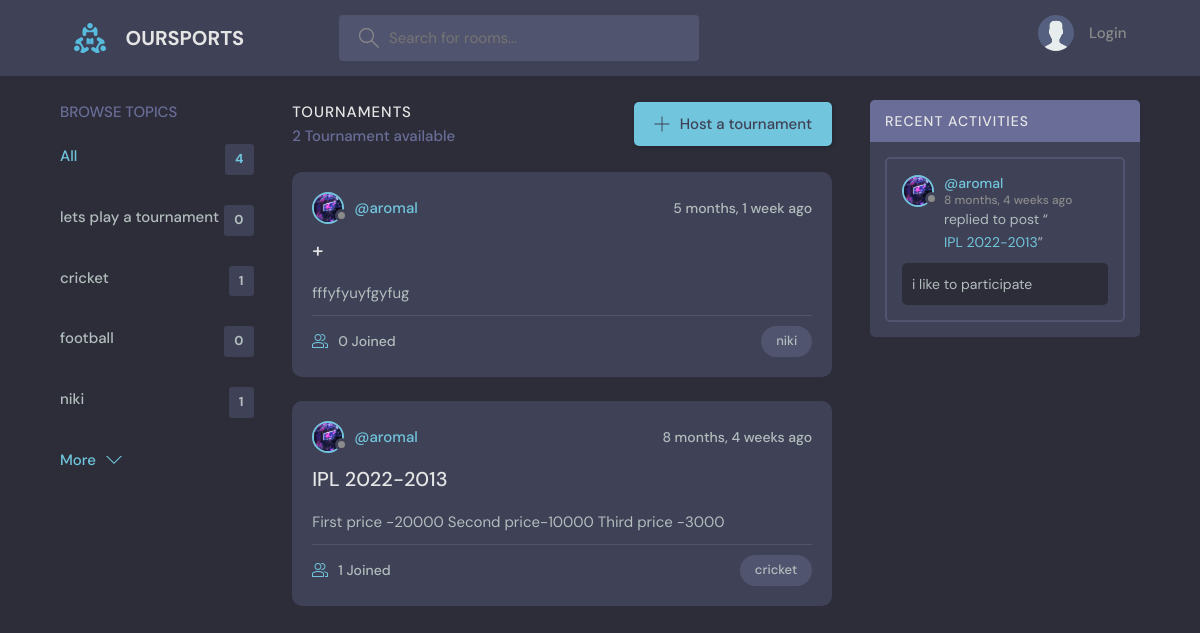
The app's page /, older data.
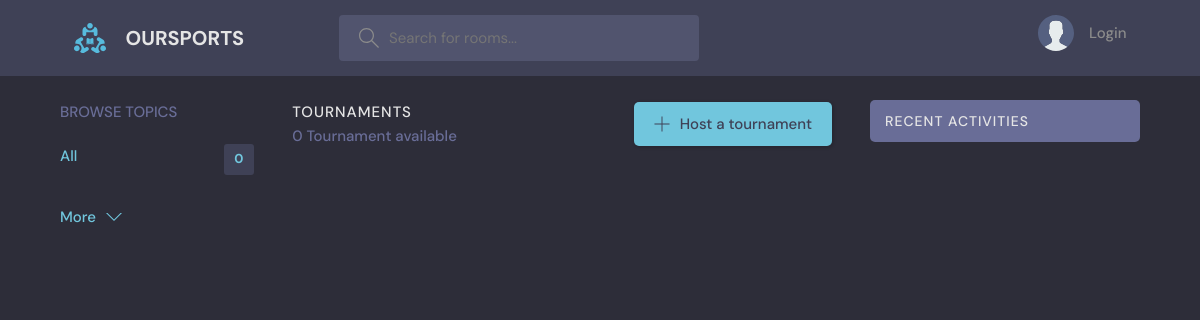
The same page, newer data.
### base/models.py (models this page shows, shortened)
class Topic(models.Model):
    name = models.CharField(max_length=200)

class Room(models.Model):
    host = models.ForeignKey(User,on_delete=models.SET_NULL,null=True)
    topic = models.ForeignKey(Topic,on_delete=models.SET_NULL,null=True)
    name = models.CharField(max_length=200)
    description = models.TextField(null=True,blank=True)
    participants = models.ManyToManyField(User,related_name='participants',blank=True)
    updated = models.DateTimeField(auto_now=True)
    created = models.DateTimeField(auto_now_add=True)
    class Meta:
        ordering = ['-updated', '-created']
    def __str__(self):
        return self.name

class User(AbstractUser):
    name = models.CharField(max_length=200,null=True)
    email =models.EmailField(unique=True,null=True)
    bio =models.TextField(null=True)
    avatar =models.ImageField(null=True,default="avatar.svg")
    USERNAME_FIELD = 'username'
    REQUIRED_FIELDS = ['email']

class Message(models.Model):
    user = models.ForeignKey(User,on_delete=models.CASCADE)
    room = models.ForeignKey(Room,on_delete=models.CASCADE)#when the room get deleted all chilren will be deleted
    body = models.TextField()
    updated = models.DateTimeField(auto_now=True)
    created = models.DateTimeField(auto_now_add=True)
    class Meta:
            ordering = ['-updated', '-created']

### base/views.py (the view)
# urls.py: path('',views.home, name="home"),
def home(request):
    q = request.GET.get('q') if request.GET.get('q') != None else ''
    rooms =Room.objects.filter(
        Q(topic__name__icontains=q) |
        Q(name__icontains=q) |
        Q(description__icontains=q)
    )#searching via queries
    topics =Topic.objects.all()[0:5]
    room_count = rooms.count() #faster than len method given by python
    room_messages= Message.objects.filter(Q(room__topic__name__icontains=q))
    context ={'rooms': rooms,'topics':topics,'room_count' :room_count,'room_messages':room_messages}
    return render(request,'base/home.html',context)

### base/templates/base/home.html (shortened to what this page needs)
{% extends 'main.html' %}
{% block content %}
  <main class="layout layout--3">
      <div class="container">
        {% include 'base/topics_component.html' %}
        <div class="roomList">
          <div class="roomList__header">
            <div>
              <h2>Tournaments</h2>
              <p>{{room_count}} Tournament available</p>
            </div>
            <a class="btn btn--main" href="{% url 'create-room' %}">
              <svg version="1.1" xmlns="http://www.w3.org/2000/svg" width="32" height="32" viewBox="0 0 32 32">
                <title>add</title>
                <path
                  d="M16.943 0.943h-1.885v14.115h-14.115v1.885h14.115v14.115h1.885v-14.115h14.115v-1.885h-14.115v-14.115z"
                ></path>
              </svg>
              Host a tournament
            </a>
          </div>
        {% include 'base/feed_component.html' %}
        </div>
        {% include 'base/activity_component.html' %}
      </div>
    </main>
{% endblock content %}

### base/templates/base/topics_component.html
<div class="topics">
    <div class="topics__header">
      <h2>Browse Topics</h2>
    </div>
    <ul class="topics__list">
      <li>
        <a href="{% url 'home' %}" class="active">All <span>{{topics.count}}</span></a>
      </li>
      {%  for topic in topics %}
      <li>
        <a href="{% url 'home' %}?q={{topic.name}}">{{topic.name}} <span>{{topic.room_set.all.count}}</span></a>
      </li>
      {% endfor %}
    </ul>
    <a class="btn btn--link" href="{% url 'topics' %}">
      More
      <svg version="1.1" xmlns="http://www.w3.org/2000/svg" width="32" height="32" viewBox="0 0 32 32">
        <title>chevron-down</title>
        <path d="M16 21l-13-13h-3l16 16 16-16h-3l-13 13z"></path>
      </svg>
    </a>
  </div>

### base/templates/base/feed_component.html (shortened to what this page needs)
{% for room in rooms %}
<div class="roomListRoom">
    <div class="roomListRoom__header">
      <a href="{% url 'user-profile' room.host.id %}" class="roomListRoom__author">
        <div class="avatar avatar--small">
          <img src="{{room.host.avatar.url}}" />
        </div>
        <span>@{{room.host.username}}</span>
      </a>
      <div class="roomListRoom__actions">
        <span>{{room.created|timesince}} ago</span>
      </div>
    </div>
    <div class="roomListRoom__content">
      <a href="{% url 'room' room.id %}">{{room.name}}</a>
      <div>
        <p>
          {{room.description}}
        </p>
      </div>
    </div>
    <div class="roomListRoom__meta">
      <a href="{% url 'room' room.id %}" class="roomListRoom__joined">
        {{room.participants.all.count}} Joined
      </a>
      <p class="roomListRoom__topic">{{room.topic.name}}</p>
    </div>
  </div>
  {% endfor %}

### base/templates/base/activity_component.html (shortened to what this page needs)
<div class="activities">
    <div class="activities__header">
      <h2>Recent Activities</h2>
    </div>
    {% for message in room_messages %}
    <div class="activities__box">
      <div class="activities__boxHeader roomListRoom__header">
        <a href="{% url 'user-profile' message.user.id %}" class="roomListRoom__author">
          <div class="avatar avatar--small">
            <img src="{{message.user.avatar.url}}" />
          </div>
          <p>
            @{{message.user}}
            <span>{{message.created|timesince}} ago</span>
          </p>
        </a>
      </div>
      <div class="activities__boxContent">
        <p>replied to post “<a href="{% url 'room' message.room.id %}">{{message.room}}</a>”</p>
        <div class="activities__boxRoomContent">
            {{message.body}}
        </div>
      </div>
    </div>
    {% endfor %}
  </div>

Row changes from the older to the newer data that the page shows:
removed Topic: name "lets play a tournament", room_set.all.count "0"
removed Topic: name "cricket", room_set.all.count "1"
removed Topic: name "football", room_set.all.count "0"
removed Topic: name "niki", room_set.all.count "1"
removed Room: host.avatar (picture), host.username "aromal", created "5 months, 1 week", name "+", description "fffyfyuyfgyfug", participants.all.count "0", topic.name "niki"
removed Room: host.avatar (picture), host.username "aromal", created "8 months, 4 weeks", name "IPL 2022-2013", description "First price -20000 Second price-10000 Third price -3000", participants.all.count "1", topic.name "cricket"
removed Message: user.avatar (picture), user "aromal", created "8 months, 4 weeks", room "IPL 2022-2013", body "i like to participate"
Text that changed along with them:
{{ topics.count }}: "4" → "0"
{{ room_count }}: "2" → "0"
